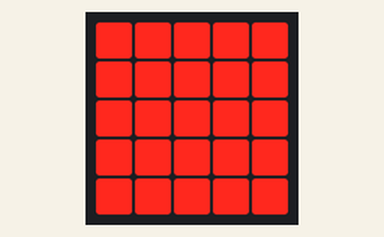
Recording of a program running on a simulated BBC micro:bit (MakeCode). On the bench: the board's 5×5 LED display.

Above: at 0.2 s.
At 0.6 s:
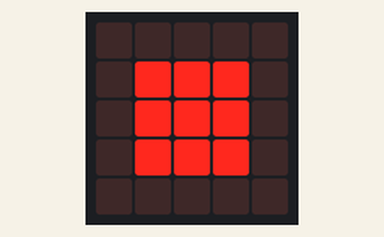
At 1.01 s:
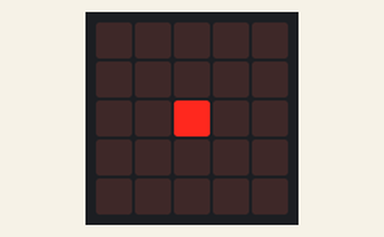

The program:

main.ts
```typescript
basic.forever(function () {
    basic.showLeds(`
        # # # # #
        # # # # #
        # # # # #
        # # # # #
        # # # # #
        `)
    basic.showLeds(`
        . . . . .
        . # # # .
        . # # # .
        . # # # .
        . . . . .
        `)
    basic.showLeds(`
        . . . . .
        . . . . .
        . . # . .
        . . . . .
        . . . . .
        `)
})
```

test.ts
```typescript
// les tests vont ici ; cela ne sera pas compilé si ce paquet est utilisé en tant qu'extension.
```

Measured:
- by itself, everything shown: repeats every 1.2 s, in 3 steps
- what the display in image 1 shows lasts 0.4 s, from 0.4 s to 0.8 s
